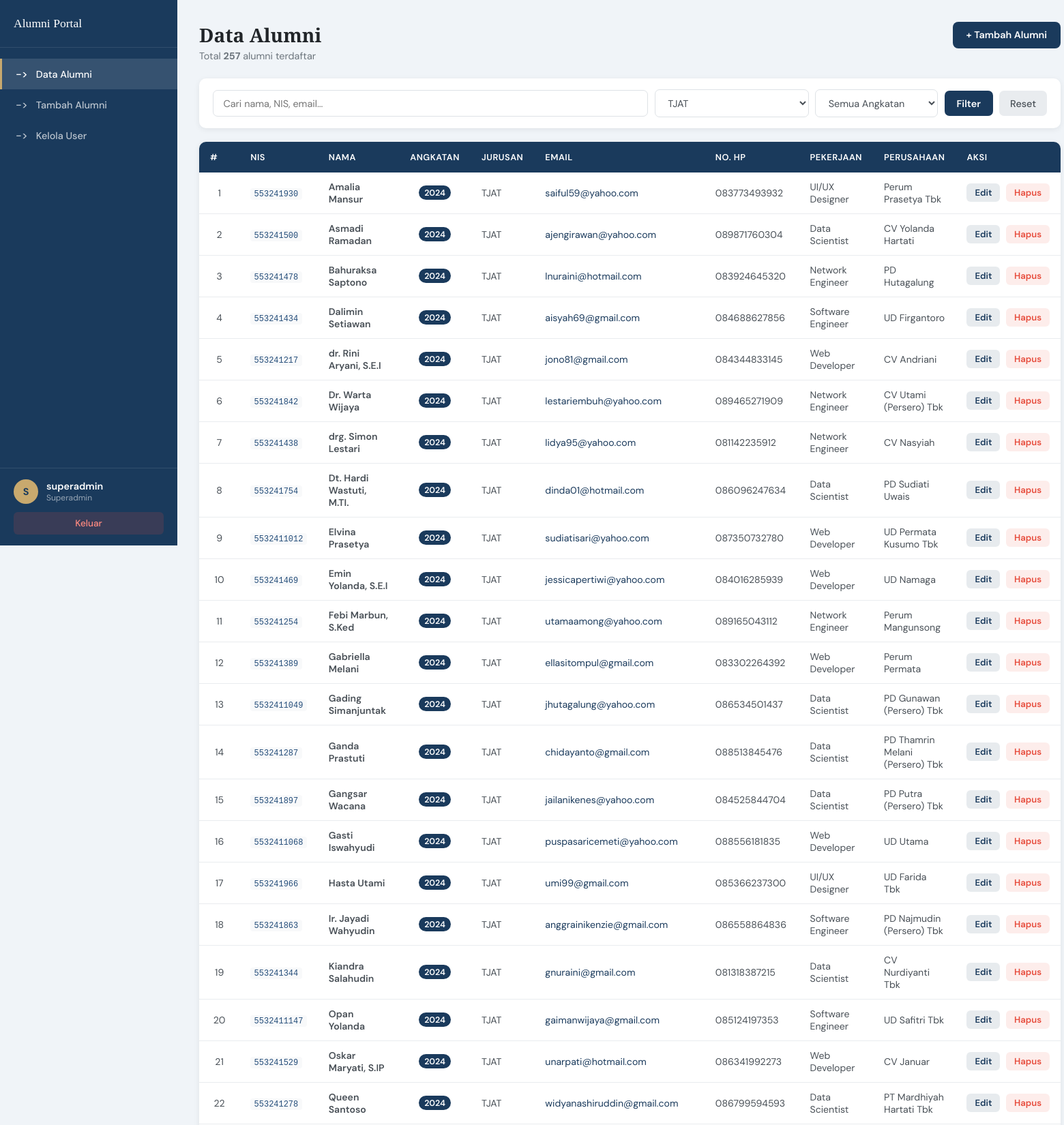
Page /dashboard_admin.php?jurusan=TJAT (signed in, upper part) on the committed database.
### tables this page shows
CREATE TABLE `alumni` (
  `id_alumni`   INT(11)      NOT NULL AUTO_INCREMENT,
  `nim`         VARCHAR(20)  NOT NULL,
  `nama`        VARCHAR(100) NOT NULL,
  `angkatan`    YEAR         NOT NULL,
  `jurusan`     VARCHAR(100) NOT NULL,
  `email`       VARCHAR(100) NOT NULL,
  `no_hp`       VARCHAR(20)  NOT NULL,
  `pekerjaan`   VARCHAR(100) DEFAULT NULL,
  `perusahaan`  VARCHAR(150) DEFAULT NULL,
  `alamat`      TEXT         DEFAULT NULL,
  `created_at`  TIMESTAMP    NOT NULL DEFAULT CURRENT_TIMESTAMP,
  PRIMARY KEY (`id_alumni`)
);

### dashboard_admin.php (the view, shortened to what this page needs)
<?php
require 'koneksi.php';
$search   = trim($_GET['search'] ?? '');
$jurusan  = trim($_GET['jurusan'] ?? '');
$angkatan = trim($_GET['angkatan'] ?? '');
$where  = [];
$params = [];
if ($jurusan) {
    $where[]  = 'jurusan = ?';
    $params[] = $jurusan;
}
$sql = "SELECT * FROM alumni";
if ($where) {
    $sql .= " WHERE " . implode(' AND ', $where);
}
$sql .= " ORDER BY angkatan DESC, nama ASC";
$stmt = $pdo->prepare($sql);
$stmt->execute($params);
$alumni = $stmt->fetchAll();
$jurusans  = $pdo->query("SELECT DISTINCT jurusan FROM alumni ORDER BY jurusan")->fetchAll(PDO::FETCH_COLUMN);
$total = count($alumni);
?>
<!DOCTYPE html>
<html lang="id">
<head>
    <link rel="stylesheet" href="style/dashboard.css">
</head>
<body>
    <aside class="sidebar">
        <div class="sidebar-brand">
            <span class="brand-name">Alumni Portal</span>
        </div>
        <nav class="sidebar-nav">
            <a href="dashboard_admin.php" class="nav-item active">
                <span class="nav-icon">-></span> Data Alumni
            </a>
            <a href="tambah.php" class="nav-item">
                <span class="nav-icon">-></span> Tambah Alumni
            </a>
            <?php if ($_SESSION['role'] === 'superadmin'): ?>
                <a href="/users.php" class="nav-item">
                    <span class="nav-icon">-></span> Kelola User
                </a>
            <?php endif; ?>
        </nav>
        <div class="sidebar-footer">
            <div class="user-info">
                <div class="user-avatar"><?= strtoupper($_SESSION['username'][0]) ?></div>
                <div>
                    <div class="user-name"><?= htmlspecialchars($_SESSION['username']) ?></div>
                    <div class="user-role"><?= ucfirst($_SESSION['role']) ?></div>
                </div>
            </div>
            <a href="logout.php" class="btn-logout">Keluar</a>
        </div>
    </aside>
    <main class="main-content">
        <div class="page-header">
            <div>
                <h1 class="page-title">Data Alumni</h1>
                <p class="page-subtitle">Total <strong><?= $total ?></strong> alumni terdaftar</p>
            </div>
            <a href="tambah.php" class="btn-primary">+ Tambah Alumni</a>
        </div>
        <form method="GET" class="filter-bar">
            <input type="text" name="search" placeholder="Cari nama, NIS, email..."
                value="<?= htmlspecialchars($search) ?>" class="filter-input">
            <select name="jurusan" class="filter-select">
                <?php foreach ($jurusans as $j): ?>
                    <option value="<?= htmlspecialchars($j) ?>" <?= $jurusan === $j ? 'selected' : '' ?>>
                        <?= htmlspecialchars($j) ?>
                    </option>
                <?php endforeach; ?>
            </select>
            <select name="angkatan" class="filter-select">
                <option value="">Semua Angkatan</option>
            </select>
            <button type="submit" class="btn-filter">Filter</button>
            <?php if ($search || $jurusan || $angkatan): ?>
                <a href="dashboard_admin.php" class="btn-reset">Reset</a>
            <?php endif; ?>
        </form>
        <div class="table-wrapper">
            <?php if (empty($alumni)): ?>
                <div class="empty-state">
                    <h3>Belum ada data alumni</h3>
                    <p>Mulai tambahkan data alumni menggunakan tombol "Tambah Alumni".</p>
                </div>
            <?php else: ?>
                <table class="data-table">
                    <thead>
                        <tr>
                            <th>#</th>
                            <th>NIS</th>
                            <th>Nama</th>
                            <th>Angkatan</th>
                            <th>Jurusan</th>
                            <th>Email</th>
                            <th>No. HP</th>
                            <th>Pekerjaan</th>
                            <th>Perusahaan</th>
                            <th>Aksi</th>
                        </tr>
                    </thead>
                    <tbody>
                        <?php foreach ($alumni as $i => $a): ?>
                            <tr>
                                <td class="td-center"><?= $i + 1 ?></td>
                                <td><code><?= htmlspecialchars($a['nim']) ?></code></td>
                                <td class="td-nama"><?= htmlspecialchars($a['nama']) ?></td>
                                <td class="td-center">
                                    <span class="badge-angkatan"><?= $a['angkatan'] ?></span>
                                </td>
                                <td><?= htmlspecialchars($a['jurusan']) ?></td>
                                <td><a href="mailto:<?= htmlspecialchars($a['email']) ?>"><?= htmlspecialchars($a['email']) ?></a></td>
                                <td><?= htmlspecialchars($a['no_hp']) ?></td>
                                <td><?= htmlspecialchars($a['pekerjaan'] ?? '-') ?></td>
                                <td><?= htmlspecialchars($a['perusahaan'] ?? '-') ?></td>
                                <td class="td-aksi">
                                    <a href="edit.php?id=<?= $a['id_alumni'] ?>" class="btn-edit">Edit</a>
                                    <form method="POST" action="delete.php" onsubmit="return confirmDelete('<?= htmlspecialchars($a['nama']) ?>')">
                                        <button type="submit" class="btn-delete">Hapus</button>
                                    </form>
                                </td>
                            </tr>
                        <?php endforeach; ?>
                    </tbody>
                </table>
            <?php endif; ?>
        </div>
    </main>
</body>
</html>

### rows in the picture
alumni: nim "553241930", nama "Amalia Mansur", angkatan "2024", jurusan "TJAT", email "saiful59@yahoo.com", no_hp "083773493932", pekerjaan "UI/UX Designer", perusahaan "Perum Prasetya Tbk"
alumni: nim "553241500", nama "Asmadi Ramadan", angkatan "2024", jurusan "TJAT", email "ajengirawan@yahoo.com", no_hp "089871760304", pekerjaan "Data Scientist", perusahaan "CV Yolanda Hartati"
alumni: nim "553241478", nama "Bahuraksa Saptono", angkatan "2024", jurusan "TJAT", email "lnuraini@hotmail.com", no_hp "083924645320", pekerjaan "Network Engineer", perusahaan "PD Hutagalung"
alumni: nim "553241434", nama "Dalimin Setiawan", angkatan "2024", jurusan "TJAT", email "aisyah69@gmail.com", no_hp "084688627856", pekerjaan "Software Engineer", perusahaan "UD Firgantoro"
alumni: nim "553241217", nama "dr. Rini Aryani, S.E.I", angkatan "2024", jurusan "TJAT", email "jono81@gmail.com", no_hp "084344833145", pekerjaan "Web Developer", perusahaan "CV Andriani"
alumni: nim "553241842", nama "Dr. Warta Wijaya", angkatan "2024", jurusan "TJAT", email "lestariembuh@yahoo.com", no_hp "089465271909", pekerjaan "Network Engineer", perusahaan "CV Utami (Persero) Tbk"
alumni: nim "553241438", nama "drg. Simon Lestari", angkatan "2024", jurusan "TJAT", email "lidya95@yahoo.com", no_hp "081142235912", pekerjaan "Network Engineer", perusahaan "CV Nasyiah"
alumni: nim "553241754", nama "Dt. Hardi Wastuti, M.TI.", angkatan "2024", jurusan "TJAT", email "dinda01@hotmail.com", no_hp "086096247634", pekerjaan "Data Scientist", perusahaan "PD Sudiati Uwais"
alumni: nim "5532411012", nama "Elvina Prasetya", angkatan "2024", jurusan "TJAT", email "sudiatisari@yahoo.com", no_hp "087350732780", pekerjaan "Web Developer", perusahaan "UD Permata Kusumo Tbk"
alumni: nim "553241469", nama "Emin Yolanda, S.E.I", angkatan "2024", jurusan "TJAT", email "jessicapertiwi@yahoo.com", no_hp "084016285939", pekerjaan "Web Developer", perusahaan "UD Namaga"
alumni: nim "553241254", nama "Febi Marbun, S.Ked", angkatan "2024", jurusan "TJAT", email "utamaamong@yahoo.com", no_hp "089165043112", pekerjaan "Network Engineer", perusahaan "Perum Mangunsong"
alumni: nim "553241389", nama "Gabriella Melani", angkatan "2024", jurusan "TJAT", email "ellasitompul@gmail.com", no_hp "083302264392", pekerjaan "Web Developer", perusahaan "Perum Permata"
alumni: nim "5532411049", nama "Gading Simanjuntak", angkatan "2024", jurusan "TJAT", email "jhutagalung@yahoo.com", no_hp "086534501437", pekerjaan "Data Scientist", perusahaan "PD Gunawan (Persero) Tbk"
alumni: nim "553241287", nama "Ganda Prastuti", angkatan "2024", jurusan "TJAT", email "chidayanto@gmail.com", no_hp "088513845476", pekerjaan "Data Scientist", perusahaan "PD Thamrin Melani (Persero) Tbk"
alumni: nim "553241897", nama "Gangsar Wacana", angkatan "2024", jurusan "TJAT", email "jailanikenes@yahoo.com", no_hp "084525844704", pekerjaan "Data Scientist", perusahaan "PD Putra (Persero) Tbk"
alumni: nim "5532411068", nama "Gasti Iswahyudi", angkatan "2024", jurusan "TJAT", email "puspasaricemeti@yahoo.com", no_hp "088556181835", pekerjaan "Web Developer", perusahaan "UD Utama"
alumni: nim "553241966", nama "Hasta Utami", angkatan "2024", jurusan "TJAT", email "umi99@gmail.com", no_hp "085366237300", pekerjaan "UI/UX Designer", perusahaan "UD Farida Tbk"
alumni: nim "553241863", nama "Ir. Jayadi Wahyudin", angkatan "2024", jurusan "TJAT", email "anggrainikenzie@gmail.com", no_hp "086558864836", pekerjaan "Software Engineer", perusahaan "PD Najmudin (Persero) Tbk"
alumni: nim "553241344", nama "Kiandra Salahudin", angkatan "2024", jurusan "TJAT", email "gnuraini@gmail.com", no_hp "081318387215", pekerjaan "Data Scientist", perusahaan "CV Nurdiyanti Tbk"
alumni: nim "5532411147", nama "Opan Yolanda", angkatan "2024", jurusan "TJAT", email "gaimanwijaya@gmail.com", no_hp "085124197353", pekerjaan "Software Engineer", perusahaan "UD Safitri Tbk"
alumni: nim "553241529", nama "Oskar Maryati, S.IP", angkatan "2024", jurusan "TJAT", email "unarpati@hotmail.com", no_hp "086341992273", pekerjaan "Web Developer", perusahaan "CV Januar"
alumni: nim "553241278", nama "Queen Santoso", angkatan "2024", jurusan "TJAT", email "widyanashiruddin@gmail.com", no_hp "086799594593", pekerjaan "Data Scientist", perusahaan "PT Mardhiyah Hartati Tbk"

### other values in the picture
$_SESSION['username'][0] "S"
$_SESSION['username'] "superadmin"
$_SESSION['role'] "Superadmin"
$total "257"
form field jurusan "TJAT"
